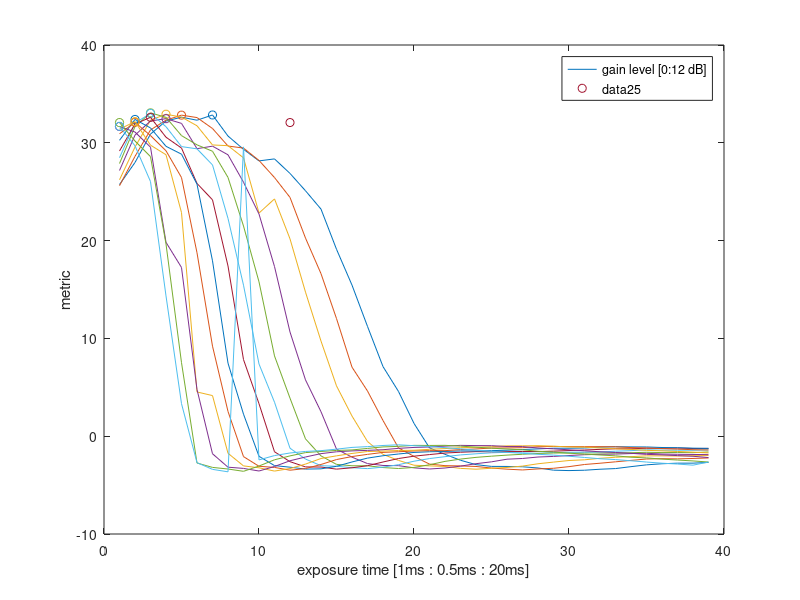
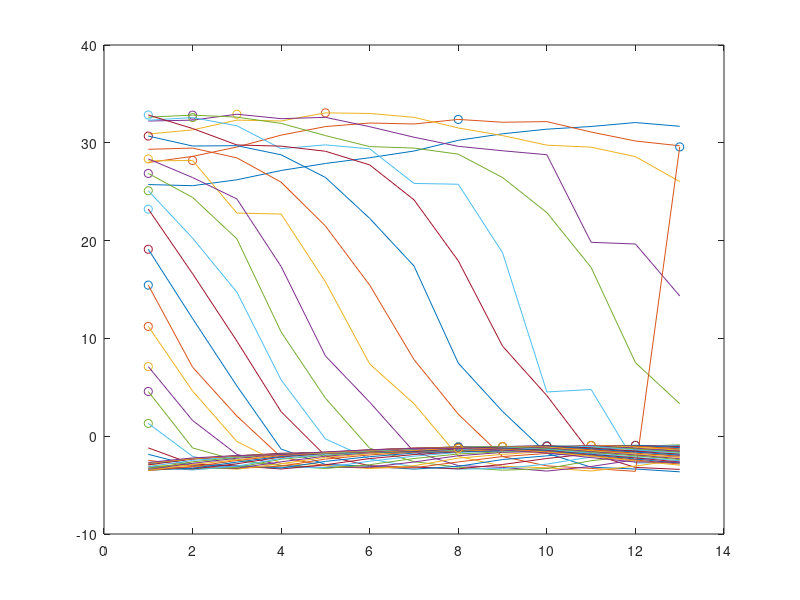
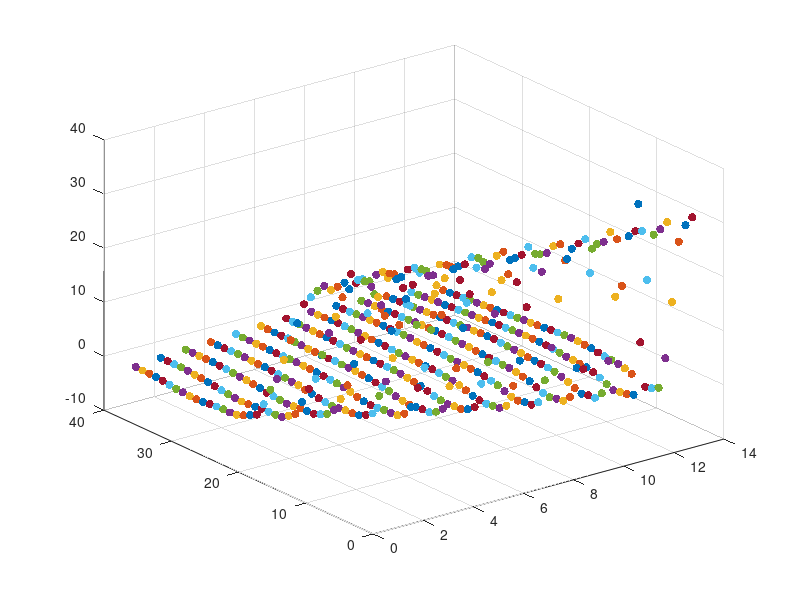
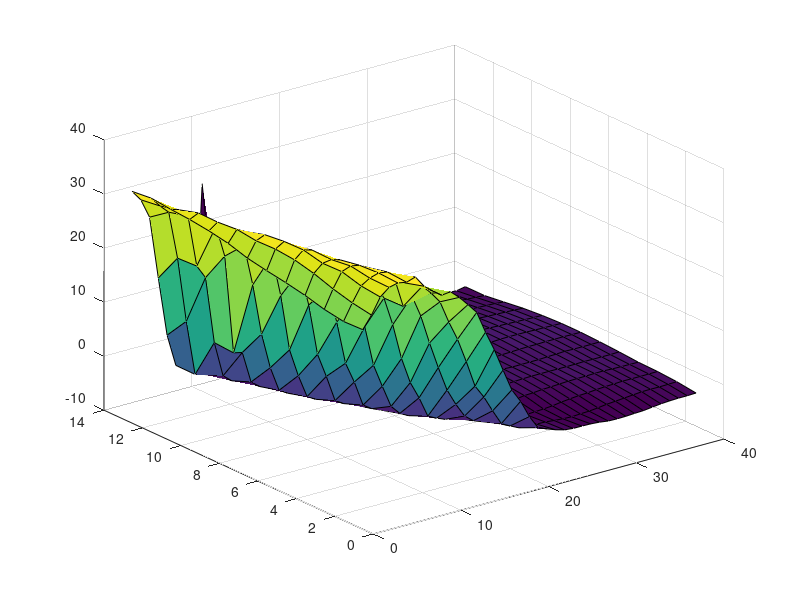

MATLAB code to generate these figures, in order:
clear all
close all
% mxn = 13 x 39
data = csvread('4pm_458.csv')

for i = 1:length(data(:,1))
%     figure(i)
h(i)= plot(data(i,:))
hold on
[tmaxval tmaxloc] = max(data(i,:))
scatter(tmaxloc, tmaxval)
et = [tmaxloc tmaxval]
xlabel('exposure time [1ms : 0.5ms : 20ms]' )
ylabel('metric')
legend('gain level [0:12 dB]')
pause(.5)
end

% et = 1000 : 500 : 1000+500*t_t-1
for k = 1: length(data(1,:))
[gmaxval gmaxloc] = max(data(:,k))
scatter(gmaxloc, gmaxval)
gain = [gmaxloc gmaxval]
g_t = length(data(:,k));

figure(2)
gt(k)= plot(data(:,k));
hold on
end
% gt = 0 : 1 : g_t-1
t_t = length(data(1,:));
t_ti = 1 : .5 : t_t*.5+.5;
g_t = length(data(:,length(data(1,:))));
g_ti = 0: g_t-1;

for u = 1: length(g_ti) %column gain
    for v = 1: length(t_ti) % row exp
        metric = data(u,v);
        figure(3)
        scatter3(u, v, metric, 'filled')
        hold on
    end
end
figure(4)
surf(data)

